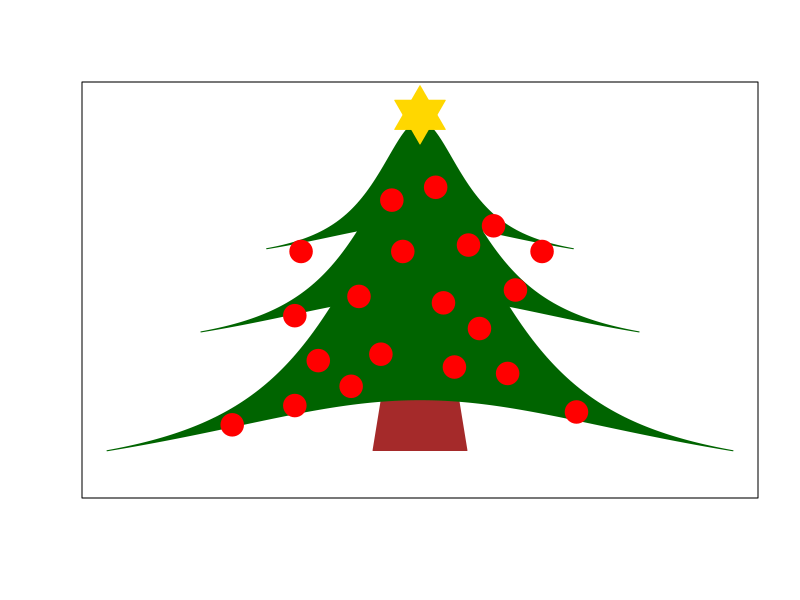

Source code (R):
library(ggplot2)

c_density <- function(x, lambda = 1) {
  1 / ((1 + (x / lambda) ** 2) * lambda * pi)
}

add_to_tree <- function(plot, x, y) {
  plot + polygon(all_x, all_y, col = "darkgreen", border = "darkgreen")
}


##### bazowy wykres
plot(c(-2, 2), c(0, 0.6), col = "white",type="n",xlab="",ylab="",xaxt="n",yaxt="n") -> plot

n <- 10000

##### pień

all_x <- c(-0.3, 0.3, 0.2, -0.2)
all_y <- c(0.05, 0.05, 0.2, 0.2)

plot + polygon(all_x, all_y, col = "brown", border = "brown") -> plot


##### dolny człon
x <- seq(from = -2, to = 2, length.out = n)
y <- c_density(x, 0.7)
y_bottom <- c_density(x, 2) - 0.03

all_x <- c(x, rev(x))
all_y <- c(y, rev(y_bottom))

plot <- add_to_tree(plot, all_x, all_y)


##### środkowy człon
# skalowanie
all_x <- all_x * 0.7
all_y <- all_y * 0.7 + 0.2

plot <- add_to_tree(plot, all_x, all_y)

##### górny człon
# skalowanie
all_x <- all_x * 0.7
all_y <- all_y * 0.7 + 0.2

plot <- add_to_tree(plot, all_x, all_y)


##### gwiazda
points(x = 0, y = max(all_y) + 0.01, pch = 24, col = "gold", bg = "gold", cex = 5)
points(x = 0, y = max(all_y) + 0.01, pch = 25, col = "gold", bg = "gold", cex = 5)


##### bombki
x <- c(-1.2, -0.8, -0.8, -0.76, -0.65, -0.44, -0.39, -0.25, -0.18, -0.11,
       0.1, 0.15, 0.22, 0.31, 0.38, 0.47, 0.56, 0.61, 0.78, 1)
y <- c(0.09, 0.12, 0.26, 0.36, 0.19, 0.15, 0.29, 0.2, 0.44, 0.36,
       0.46, 0.28, 0.18, 0.37, 0.24, 0.4, 0.17, 0.3, 0.36, 0.11)

points(x = x, y = y, pch = 21, col = "red", bg = "red", cex = 3)

